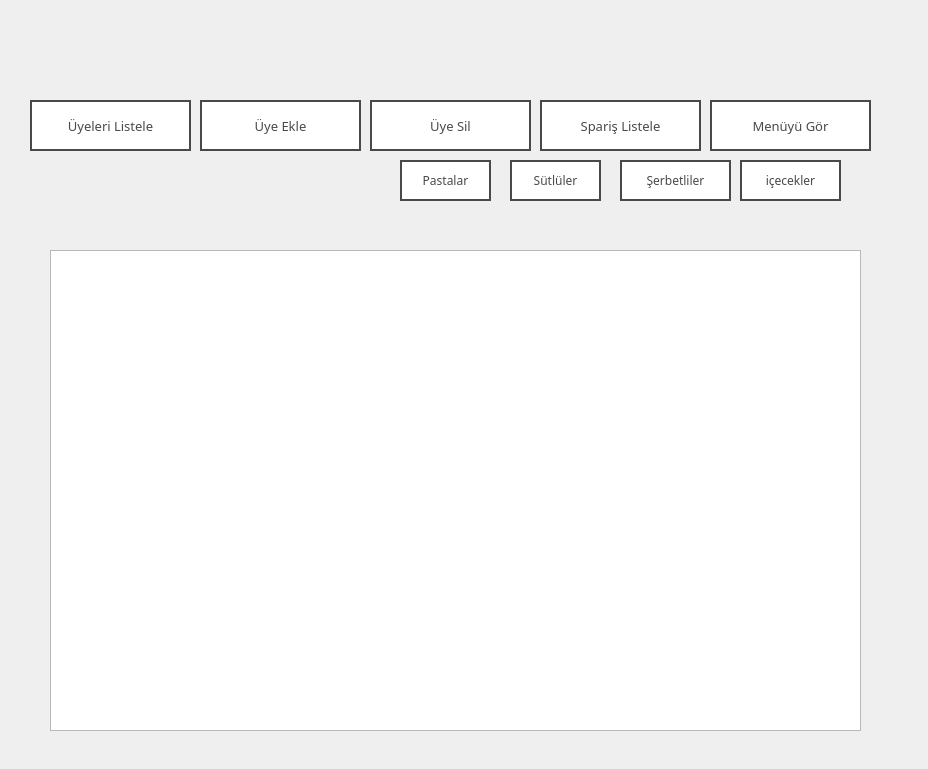
<?xml version="1.0" encoding="UTF-8"?>
<ui version="4.0">
 <class>admin</class>
 <widget class="QWidget" name="admin">
  <property name="enabled">
   <bool>true</bool>
  </property>
  <property name="geometry">
   <rect>
    <x>0</x>
    <y>0</y>
    <width>928</width>
    <height>769</height>
   </rect>
  </property>
  <property name="windowTitle">
   <string>Form</string>
  </property>
  <property name="styleSheet">
   <string notr="true">background-image: url(:/newPrefix/arka.jpg);</string>
  </property>
  <widget class="QPushButton" name="pushButton">
   <property name="geometry">
    <rect>
     <x>30</x>
     <y>100</y>
     <width>161</width>
     <height>51</height>
    </rect>
   </property>
   <property name="font">
    <font>
     <family>OCR A Extended</family>
     <pointsize>10</pointsize>
     <weight>9</weight>
     <italic>false</italic>
     <bold>false</bold>
    </font>
   </property>
   <property name="styleSheet">
    <string notr="true">QPushButton{
font: 75 10pt &quot;OCR A Extended&quot;;
color: #494949 !important;
text-transform: uppercase;

background: #ffffff;
padding: 10px;
border: 2px solid #494949 !important;
display: inline-block;
transition: all 0.4s ease 0s;
}
QPushButton:hover {
color: #ffffff !important;
background: #663366;
border-color: #D0D0D0 !important;
transition: all 0.4s ease 0s;
}</string>
   </property>
   <property name="text">
    <string>Üyeleri Listele</string>
   </property>
  </widget>
  <widget class="QPushButton" name="pushButton_3">
   <property name="geometry">
    <rect>
     <x>540</x>
     <y>100</y>
     <width>161</width>
     <height>51</height>
    </rect>
   </property>
   <property name="font">
    <font>
     <family>OCR A Extended</family>
     <pointsize>10</pointsize>
     <weight>9</weight>
     <italic>false</italic>
     <bold>false</bold>
    </font>
   </property>
   <property name="styleSheet">
    <string notr="true">QPushButton{
font: 75 10pt &quot;OCR A Extended&quot;;
color: #494949 !important;
text-transform: uppercase;

background: #ffffff;
padding: 10px;
border: 2px solid #494949 !important;
display: inline-block;
transition: all 0.4s ease 0s;
}
QPushButton:hover {
color: #ffffff !important;
background: #663366;
border-color: #D0D0D0 !important;
transition: all 0.4s ease 0s;
}</string>
   </property>
   <property name="text">
    <string>Spariş Listele</string>
   </property>
  </widget>
  <widget class="QPushButton" name="pushButton_4">
   <property name="geometry">
    <rect>
     <x>710</x>
     <y>100</y>
     <width>161</width>
     <height>51</height>
    </rect>
   </property>
   <property name="font">
    <font>
     <family>OCR A Extended</family>
     <pointsize>10</pointsize>
     <weight>9</weight>
     <italic>false</italic>
     <bold>false</bold>
    </font>
   </property>
   <property name="styleSheet">
    <string notr="true">QPushButton{
font: 75 10pt &quot;OCR A Extended&quot;;
color: #494949 !important;
text-transform: uppercase;

background: #ffffff;
padding: 10px;
border: 2px solid #494949 !important;
display: inline-block;
transition: all 0.4s ease 0s;
}
QPushButton:hover {
color: #ffffff !important;
background: #663366;
border-color: #D0D0D0 !important;
transition: all 0.4s ease 0s;
}</string>
   </property>
   <property name="text">
    <string>Menüyü Gör</string>
   </property>
  </widget>
  <widget class="QPushButton" name="pushButton_5">
   <property name="geometry">
    <rect>
     <x>370</x>
     <y>100</y>
     <width>161</width>
     <height>51</height>
    </rect>
   </property>
   <property name="font">
    <font>
     <family>OCR A Extended</family>
     <pointsize>10</pointsize>
     <weight>9</weight>
     <italic>false</italic>
     <bold>false</bold>
    </font>
   </property>
   <property name="styleSheet">
    <string notr="true">QPushButton{
font: 75 10pt &quot;OCR A Extended&quot;;
color: #494949 !important;
text-transform: uppercase;

background: #ffffff;
padding: 10px;
border: 2px solid #494949 !important;
display: inline-block;
transition: all 0.4s ease 0s;
}
QPushButton:hover {
color: #ffffff !important;
background: #663366;
border-color: #D0D0D0 !important;
transition: all 0.4s ease 0s;
}</string>
   </property>
   <property name="text">
    <string>Üye Sil</string>
   </property>
  </widget>
  <widget class="QPushButton" name="pushButton_2">
   <property name="geometry">
    <rect>
     <x>200</x>
     <y>100</y>
     <width>161</width>
     <height>51</height>
    </rect>
   </property>
   <property name="font">
    <font>
     <family>OCR A Extended</family>
     <pointsize>10</pointsize>
     <weight>9</weight>
     <italic>false</italic>
     <bold>false</bold>
    </font>
   </property>
   <property name="styleSheet">
    <string notr="true">QPushButton{
font: 75 10pt &quot;OCR A Extended&quot;;
color: #494949 !important;
text-transform: uppercase;

background: #ffffff;
padding: 10px;
border: 2px solid #494949 !important;
display: inline-block;
transition: all 0.4s ease 0s;
}
QPushButton:hover {
color: #ffffff !important;
background: #663366;
border-color: #D0D0D0 !important;
transition: all 0.4s ease 0s;
}</string>
   </property>
   <property name="text">
    <string>Üye Ekle</string>
   </property>
  </widget>
  <widget class="QPushButton" name="pushButton_6">
   <property name="geometry">
    <rect>
     <x>510</x>
     <y>160</y>
     <width>91</width>
     <height>41</height>
    </rect>
   </property>
   <property name="font">
    <font>
     <family>OCR A Extended</family>
     <pointsize>9</pointsize>
     <weight>9</weight>
     <italic>false</italic>
     <bold>false</bold>
    </font>
   </property>
   <property name="styleSheet">
    <string notr="true">QPushButton{
font: 75 9pt &quot;OCR A Extended&quot;;
color: #494949 !important;
text-transform: uppercase;

background: #ffffff;
padding: 10px;
border: 2px solid #494949 !important;
display: inline-block;
transition: all 0.4s ease 0s;
}
QPushButton:hover {
color: #ffffff !important;
background: #663366;
border-color: #D0D0D0 !important;
transition: all 0.4s ease 0s;
}</string>
   </property>
   <property name="text">
    <string>Sütlüler</string>
   </property>
  </widget>
  <widget class="QPushButton" name="pushButton_7">
   <property name="geometry">
    <rect>
     <x>620</x>
     <y>160</y>
     <width>111</width>
     <height>41</height>
    </rect>
   </property>
   <property name="font">
    <font>
     <family>OCR A Extended</family>
     <pointsize>9</pointsize>
     <weight>9</weight>
     <italic>false</italic>
     <bold>false</bold>
    </font>
   </property>
   <property name="styleSheet">
    <string notr="true">QPushButton{
font: 75 9pt &quot;OCR A Extended&quot;;
color: #494949 !important;
text-transform: uppercase;

background: #ffffff;
padding: 10px;
border: 2px solid #494949 !important;
display: inline-block;
transition: all 0.4s ease 0s;
}
QPushButton:hover {
color: #ffffff !important;
background: #663366;
border-color: #D0D0D0 !important;
transition: all 0.4s ease 0s;
}</string>
   </property>
   <property name="text">
    <string>Şerbetliler</string>
   </property>
  </widget>
  <widget class="QPushButton" name="pushButton_8">
   <property name="geometry">
    <rect>
     <x>740</x>
     <y>160</y>
     <width>101</width>
     <height>41</height>
    </rect>
   </property>
   <property name="font">
    <font>
     <family>OCR A Extended</family>
     <pointsize>9</pointsize>
     <weight>9</weight>
     <italic>false</italic>
     <bold>false</bold>
    </font>
   </property>
   <property name="styleSheet">
    <string notr="true">QPushButton{
font: 75 9pt &quot;OCR A Extended&quot;;
color: #494949 !important;
text-transform: uppercase;

background: #ffffff;
padding: 10px;
border: 2px solid #494949 !important;
display: inline-block;
transition: all 0.4s ease 0s;
}
QPushButton:hover {
color: #ffffff !important;
background: #663366;
border-color: #D0D0D0 !important;
transition: all 0.4s ease 0s;
}</string>
   </property>
   <property name="text">
    <string>içecekler</string>
   </property>
  </widget>
  <widget class="QPushButton" name="pushButton_9">
   <property name="geometry">
    <rect>
     <x>400</x>
     <y>160</y>
     <width>91</width>
     <height>41</height>
    </rect>
   </property>
   <property name="font">
    <font>
     <family>OCR A Extended</family>
     <pointsize>9</pointsize>
     <weight>9</weight>
     <italic>false</italic>
     <bold>false</bold>
    </font>
   </property>
   <property name="styleSheet">
    <string notr="true">QPushButton{
font: 75 9pt &quot;OCR A Extended&quot;;
color: #494949 !important;
text-transform: uppercase;

background: #ffffff;
padding: 10px;
border: 2px solid #494949 !important;
display: inline-block;
transition: all 0.4s ease 0s;
}
QPushButton:hover {
color: #ffffff !important;
background: #663366;
border-color: #D0D0D0 !important;
transition: all 0.4s ease 0s;
}</string>
   </property>
   <property name="text">
    <string>Pastalar</string>
   </property>
  </widget>
  <widget class="QTableWidget" name="tableWidget">
   <property name="geometry">
    <rect>
     <x>50</x>
     <y>250</y>
     <width>811</width>
     <height>481</height>
    </rect>
   </property>
  </widget>
 </widget>
 <resources/>
 <connections/>
</ui>
